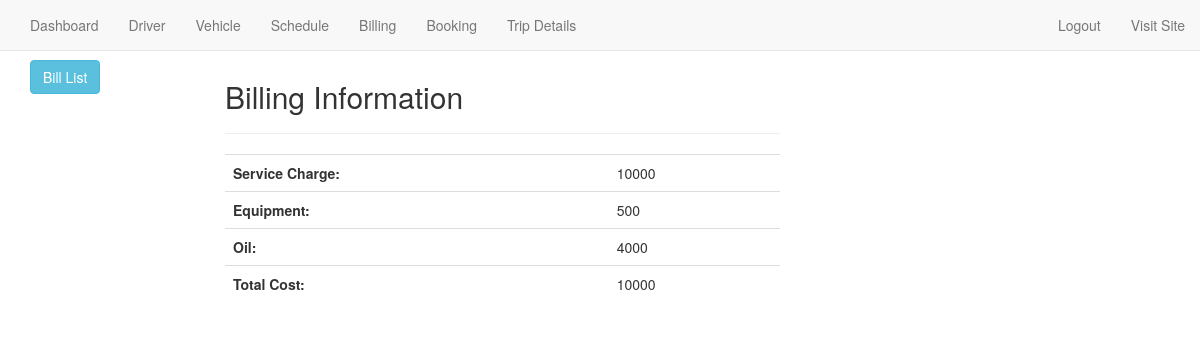
The page /showbill.php?id=25 on the database its author committed.
### tables this page shows
CREATE TABLE `bill` (
  `bill_id` int(11) NOT NULL,
  `id` varchar(255) NOT NULL,
  `username` varchar(100) NOT NULL,
  `salary` int(255) NOT NULL,
  `equipment` int(255) NOT NULL,
  `oil` int(255) NOT NULL,
  `tcost` int(255) NOT NULL
);

### showbill.php (the view, shortened to what this page needs)
<?php
   $id= $_GET['id'];
   $conn=mysqli_connect('localhost','root','','transport_management');
   $sql="SELECT * FROM bill WHERE id='$id'";
   $result=mysqli_query($conn,$sql);
   $bill=mysqli_fetch_assoc($result);
?>
<!DOCTYPE html>
<html lang="en">
  <head>
    <link href="css/bootstrap.min.css" rel="stylesheet">
  </head>
  <body>
    <br><br><br>
	 <?php include 'navbar_admin.php';?>
    <div class="container">
      <div class="row">
        <div class="col-md-2">
          <a class="btn btn-info" href="indexbill.php">Bill List</a>
        </div>
        <div class="col-md-6">
        <h2>Billing Information</h2>
        <hr>
        <table class="table" >
          <tr>
            <th >Service Charge:</th>
            <td><?php echo $bill['salary']; ?></td>
          </tr>
          <tr>
            <th >Equipment:</th>
            <td><?php echo $bill['equipment']; ?></td>
          </tr>
          <tr>
            <th >Oil:</th>
            <td><?php echo $bill['oil']; ?></td>
          </tr>
          <tr>
            <th >Total Cost:</th>
            <td><?php echo $bill['tcost']; ?></td>
          </tr>
        </table>
        </div>
      </div>
    </div>
  </body>
</html>

### rows shown on the page
bill: salary "10000", equipment "500", oil "4000", tcost "10000"
